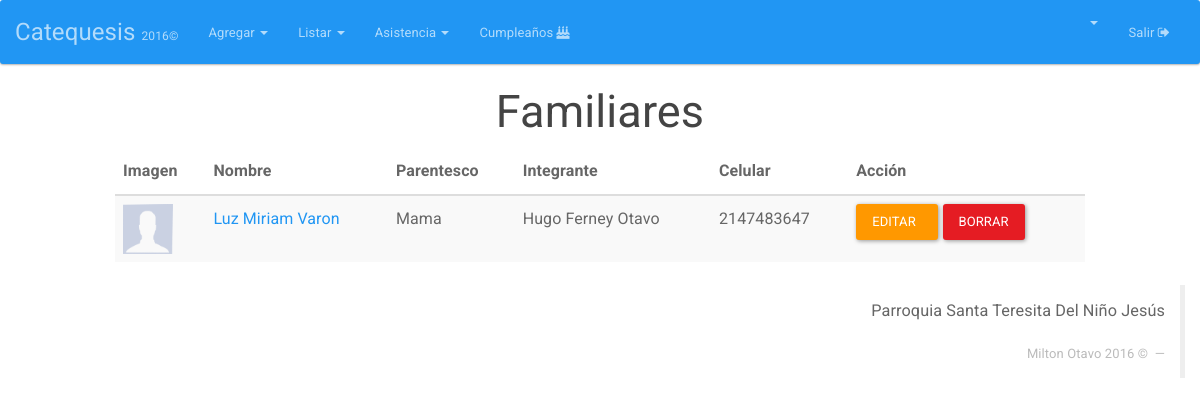
Page /Familiares (signed in) on the committed database.
### tables this page shows
CREATE TABLE `familiar` (
  `DOCUMENTO` int(11) NOT NULL,
  `IDENTIFICACION_INTEGRANTE` int(11) NOT NULL,
  `NOMBRES` varchar(50) NOT NULL,
  `PRIMER_APELLIDO` varchar(25) NOT NULL,
  `SEGUNDO_APELLIDO` varchar(25) DEFAULT NULL,
  `PARENTESCO` varchar(20) NOT NULL,
  `CELULAR` int(30) NOT NULL,
  `DIRECCION` varchar(50) NOT NULL
);

### index.php (called while the page is built, shortened)
<?php
if (isset($_SESSION['app_id'])) {
	require_once "Core/Models/Conexion.php";
}
Core\Config\Enrutador::run(new Core\Config\Request());
?>

### Core/Models/Conexion.php (called while the page is built, shortened)
<?php namespace Core\Models;
	class Conexion{
		private $datos= array (
				"host"=>DB_HOST,
				"user"=>DB_USER,
				"pass"=>DB_PASS,
				"db"=>DB_NAME
			);
		private $db;
		public function __construct()
		{
			$this->db = new \mysqli(
					$this->datos['host'],
					$this->datos['user'],
					$this->datos['pass'],
					$this->datos['db']
				);
			$this->db-> set_charset("utf8");
		}
		public function consultaRetorno($sql){
			$datos = $this->db->query($sql);
			return $datos;
		}
	}
 ?>

### Core/Config/Request.php (called while the page is built, shortened)
<?php namespace Core\Config;
class Request{
	private $metodo;
	private $argumento;
	public function __construct(){
		if(isset($_GET['url'])){
			$ruta = filter_input(INPUT_GET, 'url', FILTER_SANITIZE_URL);
			$ruta = explode("/", $ruta);
			$ruta = array_filter($ruta);
			if($ruta[0] == "index.php"){
				$this->controlador = "Login";
			}else{
				$this->controlador = strtolower(array_shift($ruta));
			}
			$this->metodo = strtolower(array_shift($ruta));
			if(!$this->metodo){
				$this->metodo = "index";
			}
			$this->argumento = $ruta;
		}else{
			$this->controlador = "Login";
			$this->metodo = "index";
		}
	}
	public function getMetodo(){
		return $this->metodo;
	}
	public function getArgumento(){
		return $this->argumento;
	}
}
?>

### Core/Controllers/FamiliaresController.php (called while the page is built, shortened)
<?php namespace Core\Controllers;
	class FamiliaresController{
		private $Familiar;
		public function __construct(){
			$this->Familiar = new Familiar();
		}
		public function index(){
			$datos=$this->Familiar->listar();
			return $datos;
		}
	}
?>

### Core/Models/Familiar.php (called while the page is built, shortened)
<?php namespace Core\Models;
	class Familiar {
		private $db;
		public function __construct(){
			$this->db = new Conexion();
		}
		public function listar(){
			$sql="SELECT f.*, CONCAT ( i.NOMBRES, i.PRIMER_APELLIDO) AS INTEGRANTE from familiar f INNER JOIN integrante i ON i.DOCUMENTO=f.IDENTIFICACION_INTEGRANTE";
			$datos=$this->db->consultaRetorno($sql);
			return $datos;
		}
	}
 ?>

### HTML/Familiares/index.php (the view)
<html>
<head>
  <?php include(HTML_DIR.'/overall/header.php') ?>
</head>
<body>
  <?php include(HTML_DIR.'/overall/nav.php') ?>
  <div id="container">
    <h2 align="center">Familiares</h2>
    <div class="">
      <div class="col-md-1"></div>
      <div class="col-md-10">
        <table class="table table-striped table-hover dataTable" id="">
          <thead>
            <tr>
              <th class="hidden-xs">Imagen</th>
              <th>Nombre</th>
              <th>Parentesco</th>
              <th class="hidden-xs">Integrante</th>
              <th class="hidden-xs">Celular</th>
              <th>Acción</th>
            </tr>
          </thead>
          <tbody>
            <?php while($row = mysqli_fetch_array($datos)){ ?>
              <tr>
                <td class="hidden-xs"> <a href="<?php echo URL; ?>Familiares/ver/<?php echo $row['DOCUMENTO']; ?>"><img class="avatar" src="<?php  echo URL; ?>HTML/Integrantes/avatars/<?php echo  !empty($row['IMAGEN']) ? $row['IMAGEN'] : 'no-image.png'    ; ?>"> </a></td>
                <td><a href="<?php echo URL; ?>Familiares/ver/<?php echo $row['DOCUMENTO']; ?>"><?php  echo $row['NOMBRES'] . " " . $row['PRIMER_APELLIDO']; ?></a></td>
                <td><?php  echo $row['PARENTESCO']  ?></td>
                <td class="hidden-xs"><?php  echo $row['INTEGRANTE']; ?></td>
                <td class="hidden-xs"><?php  echo $row['CELULAR']; ?></td>
                <td><a  class="btn btn-warning" href="<?php echo URL; ?>Familiares/editar/<?php echo $row['DOCUMENTO']; ?>">Editar &nbsp;</a>
                  <a  class="btn btn-danger" onclick="DeleteItem('¿Está seguro de eliminar este familiar?','<?php echo URL; ?>Familiares/eliminar/<?php echo $row['DOCUMENTO']; ?>')" >Borrar </a>
                </td>
              </tr>
              <?php
            }
            ?>
          </tbody>
        </table>
      </div>
      <div class="col-md-1"></div>
    </div>
  </div>
  <?php include(HTML_DIR.'/overall/footer.php') ?>
</body>
</html>

### Views/css/general.css (style rules this page uses)
.avatar { width: 50px; height: 50px; }

### rows in the picture
familiar: NOMBRES "Luz Miriam", PRIMER_APELLIDO "Varon", PARENTESCO "Mama", INTEGRANTE "Hugo Ferney Otavo", CELULAR "2147483647"
